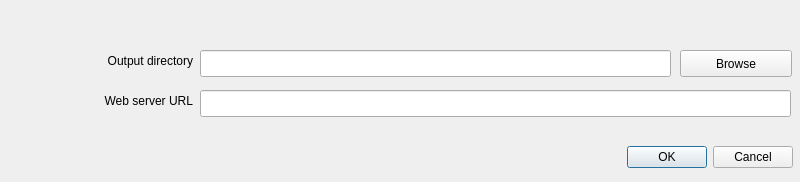
<?xml version="1.0" encoding="UTF-8"?>
<ui version="4.0">
 <class>d3MapSettingsDialogBase</class>
 <widget class="QDialog" name="d3MapSettingsDialogBase">
  <property name="windowModality">
   <enum>Qt::ApplicationModal</enum>
  </property>
  <property name="geometry">
   <rect>
    <x>0</x>
    <y>0</y>
    <width>800</width>
    <height>182</height>
   </rect>
  </property>
  <property name="windowTitle">
   <string>d3 Map Settings</string>
  </property>
  <property name="windowIcon">
   <iconset>
    <normaloff>icon.png</normaloff>icon.png</iconset>
  </property>
  <widget class="QLabel" name="outputLabel">
   <property name="geometry">
    <rect>
     <x>32</x>
     <y>50</y>
     <width>161</width>
     <height>21</height>
    </rect>
   </property>
   <property name="text">
    <string>Output directory</string>
   </property>
   <property name="alignment">
    <set>Qt::AlignRight|Qt::AlignTrailing|Qt::AlignVCenter</set>
   </property>
  </widget>
  <widget class="QPushButton" name="outputButton">
   <property name="geometry">
    <rect>
     <x>680</x>
     <y>50</y>
     <width>112</width>
     <height>27</height>
    </rect>
   </property>
   <property name="sizePolicy">
    <sizepolicy hsizetype="Fixed" vsizetype="Fixed">
     <horstretch>0</horstretch>
     <verstretch>0</verstretch>
    </sizepolicy>
   </property>
   <property name="layoutDirection">
    <enum>Qt::LeftToRight</enum>
   </property>
   <property name="text">
    <string>Browse</string>
   </property>
  </widget>
  <widget class="QLineEdit" name="outputEdit">
   <property name="geometry">
    <rect>
     <x>200</x>
     <y>50</y>
     <width>471</width>
     <height>27</height>
    </rect>
   </property>
   <property name="toolTip">
    <string>Default directory to output the files required for the d3 visualisation. On Windows, limited to ascii characters only.</string>
   </property>
   <property name="text">
    <string/>
   </property>
  </widget>
  <widget class="QLabel" name="httpLabel">
   <property name="geometry">
    <rect>
     <x>32</x>
     <y>90</y>
     <width>161</width>
     <height>21</height>
    </rect>
   </property>
   <property name="text">
    <string>Web server URL</string>
   </property>
   <property name="alignment">
    <set>Qt::AlignRight|Qt::AlignTrailing|Qt::AlignVCenter</set>
   </property>
  </widget>
  <widget class="QLineEdit" name="httpEdit">
   <property name="geometry">
    <rect>
     <x>200</x>
     <y>90</y>
     <width>591</width>
     <height>27</height>
    </rect>
   </property>
   <property name="toolTip">
    <string>The local web server URL used to browse to the d3 visualisation.</string>
   </property>
  </widget>
  <widget class="QDialogButtonBox" name="buttonBox">
   <property name="geometry">
    <rect>
     <x>560</x>
     <y>140</y>
     <width>233</width>
     <height>34</height>
    </rect>
   </property>
   <property name="standardButtons">
    <set>QDialogButtonBox::Cancel|QDialogButtonBox::Ok</set>
   </property>
  </widget>
 </widget>
 <resources/>
 <connections/>
</ui>
